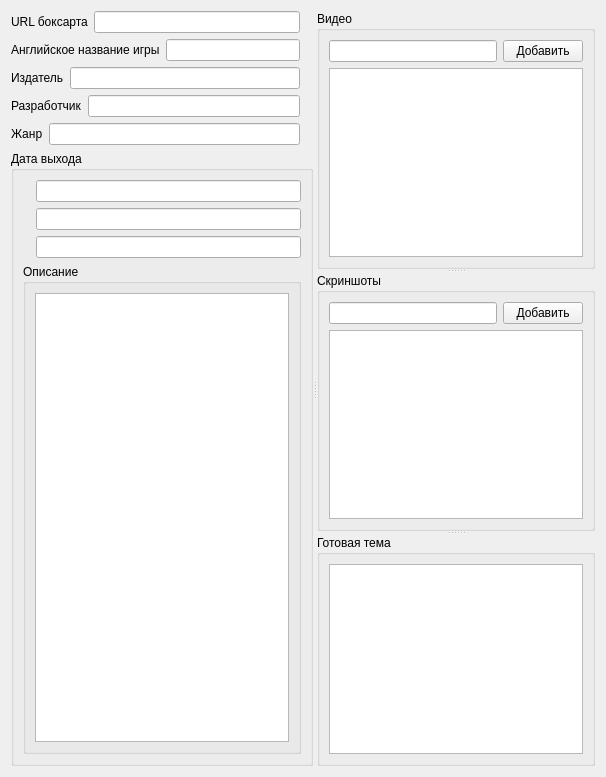
      <widget class="QWidget" name="tab_5">
       <attribute name="title">
        <string>DS</string>
       </attribute>
       <layout class="QVBoxLayout" name="verticalLayout_34">
        <item>
         <widget class="QSplitter" name="splitter_10">
          <property name="orientation">
           <enum>Qt::Horizontal</enum>
          </property>
          <widget class="QWidget" name="layoutWidget">
           <layout class="QVBoxLayout" name="verticalLayout_25">
            <item>
             <layout class="QHBoxLayout" name="horizontalLayout_61">
              <item>
               <widget class="QLabel" name="label123_5">
                <property name="text">
                 <string>URL боксарта</string>
                </property>
               </widget>
              </item>
              <item>
               <widget class="QLineEdit" name="boxArtDs">
                <property name="toolTip">
                 <string>URL боксарта</string>
                </property>
                <property name="whatsThis">
                 <string/>
                </property>
                <property name="text">
                 <string/>
                </property>
               </widget>
              </item>
              <item>
               <widget class="QLabel" name="isNoyNullLb23">
                <property name="text">
                 <string/>
                </property>
                <property name="pixmap">
                 <pixmap resource="../rsc/rate.qrc">:/cancel.png</pixmap>
                </property>
               </widget>
              </item>
             </layout>
            </item>
            <item>
             <layout class="QHBoxLayout" name="horizontalLayout_62">
              <item>
               <widget class="QLabel" name="label_22">
                <property name="text">
                 <string>Английское название игры</string>
                </property>
               </widget>
              </item>
              <item>
               <widget class="QLineEdit" name="nameGameDs">
                <property name="toolTip">
                 <string>Английское название игры</string>
                </property>
                <property name="text">
                 <string/>
                </property>
               </widget>
              </item>
              <item>
               <widget class="QLabel" name="isNoyNullLb24">
                <property name="text">
                 <string/>
                </property>
                <property name="pixmap">
                 <pixmap resource="../rsc/rate.qrc">:/cancel.png</pixmap>
                </property>
               </widget>
              </item>
             </layout>
            </item>
            <item>
             <layout class="QHBoxLayout" name="horizontalLayout_63">
              <item>
               <widget class="QLabel" name="label_20">
                <property name="text">
                 <string>Издатель</string>
                </property>
               </widget>
              </item>
              <item>
               <widget class="QLineEdit" name="publisherDs">
                <property name="toolTip">
                 <string>Издатель</string>
                </property>
                <property name="text">
                 <string/>
                </property>
               </widget>
              </item>
              <item>
               <widget class="QLabel" name="isNoyNullLb25">
                <property name="text">
                 <string/>
                </property>
                <property name="pixmap">
                 <pixmap resource="../rsc/rate.qrc">:/cancel.png</pixmap>
                </property>
               </widget>
              </item>
             </layout>
            </item>
            <item>
             <layout class="QHBoxLayout" name="horizontalLayout_64">
              <item>
               <widget class="QLabel" name="label_19">
                <property name="text">
                 <string>Разработчик</string>
                </property>
               </widget>
              </item>
              <item>
               <widget class="QLineEdit" name="DevDs">
                <property name="toolTip">
                 <string>Разработчик</string>
                </property>
                <property name="text">
                 <string/>
                </property>
               </widget>
              </item>
              <item>
               <widget class="QLabel" name="isNoyNullLb26">
                <property name="text">
                 <string/>
                </property>
                <property name="pixmap">
                 <pixmap resource="../rsc/rate.qrc">:/cancel.png</pixmap>
                </property>
               </widget>
              </item>
             </layout>
            </item>
            <item>
             <layout class="QHBoxLayout" name="horizontalLayout_65">
              <item>
               <widget class="QLabel" name="label_21">
                <property name="text">
                 <string>Жанр</string>
                </property>
               </widget>
              </item>
              <item>
               <widget class="QLineEdit" name="genreDs">
                <property name="toolTip">
                 <string>Жанр</string>
                </property>
                <property name="text">
                 <string/>
                </property>
               </widget>
              </item>
              <item>
               <widget class="QLabel" name="isNoyNullLb27">
                <property name="text">
                 <string/>
                </property>
                <property name="pixmap">
                 <pixmap resource="../rsc/rate.qrc">:/cancel.png</pixmap>
                </property>
               </widget>
              </item>
             </layout>
            </item>
            <item>
             <widget class="QGroupBox" name="DateBoxDs">
              <property name="title">
               <string>Дата выхода</string>
              </property>
              <layout class="QVBoxLayout" name="verticalLayout_33">
               <item>
                <layout class="QHBoxLayout" name="horizontalLayout_31">
                 <item>
                  <widget class="QLabel" name="JP_Ds">
                   <property name="text">
                    <string/>
                   </property>
                   <property name="pixmap">
                    <pixmap resource="../rsc/rate.qrc">:/jp.png</pixmap>
                   </property>
                  </widget>
                 </item>
                 <item>
                  <widget class="QLineEdit" name="jpLnDs">
                   <property name="enabled">
                    <bool>true</bool>
                   </property>
                  </widget>
                 </item>
                </layout>
               </item>
               <item>
                <layout class="QHBoxLayout" name="horizontalLayout_32">
                 <item>
                  <widget class="QLabel" name="USA_Ds">
                   <property name="cursor">
                    <cursorShape>ArrowCursor</cursorShape>
                   </property>
                   <property name="text">
                    <string/>
                   </property>
                   <property name="pixmap">
                    <pixmap resource="../rsc/rate.qrc">:/usa.png</pixmap>
                   </property>
                  </widget>
                 </item>
                 <item>
                  <widget class="QLineEdit" name="usaLnDs">
                   <property name="enabled">
                    <bool>true</bool>
                   </property>
                  </widget>
                 </item>
                </layout>
               </item>
               <item>
                <layout class="QHBoxLayout" name="horizontalLayout_33">
                 <item>
                  <widget class="QLabel" name="EU_Ds">
                   <property name="text">
                    <string/>
                   </property>
                   <property name="pixmap">
                    <pixmap resource="../rsc/rate.qrc">:/eu.png</pixmap>
                   </property>
                  </widget>
                 </item>
                 <item>
                  <widget class="QLineEdit" name="euLnDs">
                   <property name="enabled">
                    <bool>true</bool>
                   </property>
                  </widget>
                 </item>
                </layout>
               </item>
               <item>
                <widget class="QGroupBox" name="descrBoxDs">
                 <property name="title">
                  <string>Описание</string>
                 </property>
                 <layout class="QHBoxLayout" name="horizontalLayout_34">
                  <item>
                   <widget class="QTextEdit" name="descrDs"/>
                  </item>
                 </layout>
                </widget>
               </item>
              </layout>
             </widget>
            </item>
           </layout>
          </widget>
          <widget class="QSplitter" name="splitter_5">
           <property name="orientation">
            <enum>Qt::Vertical</enum>
           </property>
           <widget class="QGroupBox" name="videoBoxDs">
            <property name="title">
             <string>Видео</string>
            </property>
            <layout class="QVBoxLayout" name="verticalLayout_30">
             <item>
              <layout class="QVBoxLayout" name="verticalLayout_36">
               <item>
                <layout class="QHBoxLayout" name="horizontalLayout_35">
                 <item>
                  <widget class="QLineEdit" name="addVideoLnDs">
                   <property name="toolTip">
                    <string>URL видео</string>
                   </property>
                   <property name="text">
                    <string/>
                   </property>
                  </widget>
                 </item>
                 <item>
                  <widget class="QPushButton" name="addVideoDs">
                   <property name="toolTip">
                    <string>Добавить ссылку</string>
                   </property>
                   <property name="statusTip">
                    <string/>
                   </property>
                   <property name="whatsThis">
                    <string/>
                   </property>
                   <property name="text">
                    <string>Добавить</string>
                   </property>
                  </widget>
                 </item>
                </layout>
               </item>
              </layout>
             </item>
             <item>
              <widget class="QTableWidget" name="videoDs">
               <property name="editTriggers">
                <set>QAbstractItemView::AnyKeyPressed|QAbstractItemView::EditKeyPressed</set>
               </property>
               <property name="selectionMode">
                <enum>QAbstractItemView::SingleSelection</enum>
               </property>
               <property name="columnCount">
                <number>1</number>
               </property>
               <attribute name="horizontalHeaderVisible">
                <bool>false</bool>
               </attribute>
               <attribute name="horizontalHeaderMinimumSectionSize">
                <number>20</number>
               </attribute>
               <attribute name="horizontalHeaderShowSortIndicator" stdset="0">
                <bool>false</bool>
               </attribute>
               <attribute name="horizontalHeaderStretchLastSection">
                <bool>true</bool>
               </attribute>
               <attribute name="verticalHeaderVisible">
                <bool>false</bool>
               </attribute>
               <attribute name="verticalHeaderDefaultSectionSize">
                <number>20</number>
               </attribute>
               <column/>
              </widget>
             </item>
            </layout>
           </widget>
           <widget class="QGroupBox" name="ImgBoxDs">
            <property name="title">
             <string>Скриншоты</string>
            </property>
            <layout class="QVBoxLayout" name="verticalLayout_31">
             <item>
              <layout class="QHBoxLayout" name="horizontalLayout_36">
               <item>
                <widget class="QLineEdit" name="addImgLnDs">
                 <property name="cursor">
                  <cursorShape>ArrowCursor</cursorShape>
                 </property>
                 <property name="toolTip">
                  <string>URL скриншота</string>
                 </property>
                 <property name="text">
                  <string/>
                 </property>
                </widget>
               </item>
               <item>
                <widget class="QPushButton" name="addImgDs">
                 <property name="text">
                  <string>Добавить</string>
                 </property>
                </widget>
               </item>
              </layout>
             </item>
             <item>
              <widget class="QTableWidget" name="imgDs">
               <property name="editTriggers">
                <set>QAbstractItemView::AnyKeyPressed|QAbstractItemView::EditKeyPressed</set>
               </property>
               <property name="selectionMode">
                <enum>QAbstractItemView::SingleSelection</enum>
               </property>
               <property name="columnCount">
                <number>1</number>
               </property>
               <attribute name="horizontalHeaderVisible">
                <bool>false</bool>
               </attribute>
               <attribute name="horizontalHeaderMinimumSectionSize">
                <number>20</number>
               </attribute>
               <attribute name="horizontalHeaderStretchLastSection">
                <bool>true</bool>
               </attribute>
               <attribute name="verticalHeaderVisible">
                <bool>false</bool>
               </attribute>
               <attribute name="verticalHeaderDefaultSectionSize">
                <number>20</number>
               </attribute>
               <column/>
              </widget>
             </item>
            </layout>
           </widget>
           <widget class="QGroupBox" name="OkResultBoxDs">
            <property name="minimumSize">
             <size>
              <width>0</width>
              <height>0</height>
             </size>
            </property>
            <property name="title">
             <string>Готовая тема</string>
            </property>
            <layout class="QVBoxLayout" name="verticalLayout_32">
             <item>
              <widget class="QTextEdit" name="resultDs"/>
             </item>
            </layout>
           </widget>
          </widget>
         </widget>
        </item>
       </layout>
      </widget>
